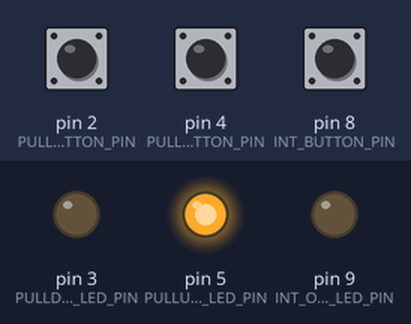
Bench run of a sketch on a simulated Arduino Uno, built with avr-gcc and run on an emulated ATmega328P. Parts: output pins drawn as LEDs (lit = HIGH). The inputs (shaded band) are chosen by the test bench; at power-on: pin 2 (PULLDOWN_BUTTON_PIN) LOW, pin 4 (PULLUP_BUTTON_PIN) LOW, pin 8 (INT_BUTTON_PIN) HIGH.

Above: at 1.2 s.
1.3 s: pin 2 (PULLDOWN_BUTTON_PIN) pulled HIGH for 0.15 s
At 1.39 s:
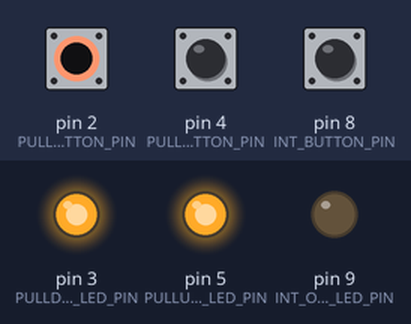
2.9 s: pin 4 (PULLUP_BUTTON_PIN) pulled HIGH for 0.15 s
At 2.98 s:
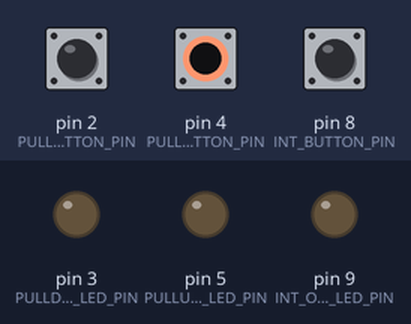
4.5 s: pin 8 (INT_BUTTON_PIN) pulled LOW for 0.15 s
At 4.57 s:
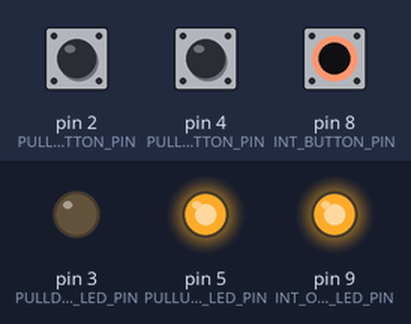
6.1 s: pin 8 (INT_BUTTON_PIN) pulled LOW for 3.2 s
At 9.6 s:
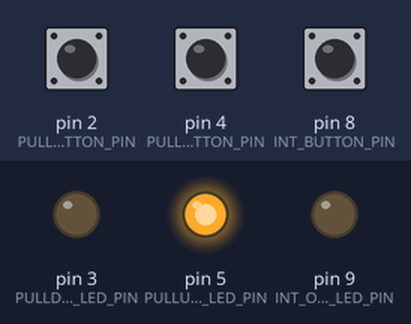
10.8 s: pin 2 (PULLDOWN_BUTTON_PIN) pulled HIGH for 3.2 s
At 12.0 s:
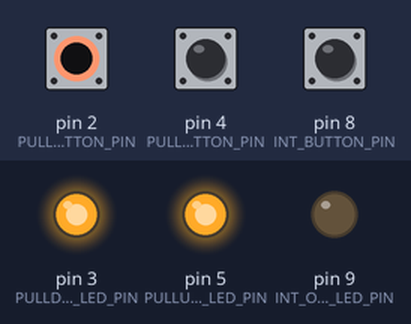
15.5 s: pin 2 (PULLDOWN_BUTTON_PIN) driven HIGH and pin 4 (PULLUP_BUTTON_PIN) driven HIGH
At 16.1 s:
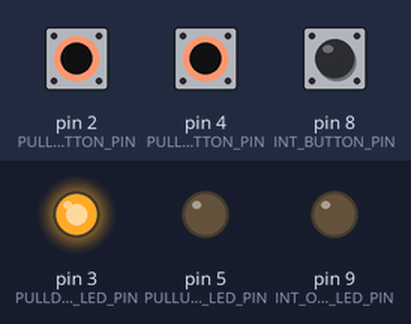
Timing chart, 0 to 18.0 s (numbered marks = the images above; inputs shaded):
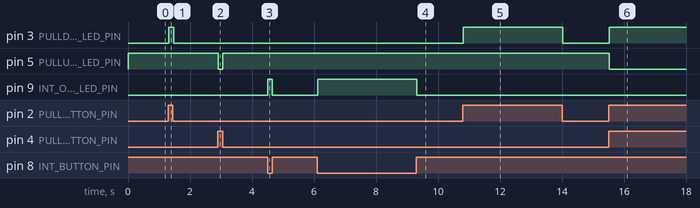

Measured:
- after the input at 1.3 s, pin 3 (PULLDOWN_OUTPUT_LED_PIN): LOW → HIGH at once, → LOW 0.15 s later
- after the input at 2.9 s, pin 5 (PULLUP_OUTPUT_LED_PIN): HIGH → LOW at once, → HIGH 0.15 s later
- after the input at 4.5 s, pin 9 (INT_OUTPUT_LED_PIN): LOW → HIGH at once, → LOW 0.15 s later
- after the input at 6.1 s, pin 9 (INT_OUTPUT_LED_PIN): LOW → HIGH at once, → LOW 3.2 s later
- after the input at 10.8 s, pin 3 (PULLDOWN_OUTPUT_LED_PIN): LOW → HIGH at once, → LOW 3.2 s later
- after the input at 15.5 s, pin 3 (PULLDOWN_OUTPUT_LED_PIN): LOW → HIGH at once; pin 5 (PULLUP_OUTPUT_LED_PIN): HIGH → LOW at once

The sketch:

w4l1.ino
```cpp
const int PULLDOWN_BUTTON_PIN = 2;
const int PULLDOWN_OUTPUT_LED_PIN = 3;

const int PULLUP_BUTTON_PIN = 4;
const int PULLUP_OUTPUT_LED_PIN = 5;

const int INT_BUTTON_PIN = 8;
const int INT_OUTPUT_LED_PIN = 9;

void setup() {
  pinMode(PULLDOWN_BUTTON_PIN, INPUT);
  pinMode(PULLDOWN_OUTPUT_LED_PIN, OUTPUT);

  pinMode(PULLUP_BUTTON_PIN, INPUT);
  pinMode(PULLUP_OUTPUT_LED_PIN, OUTPUT);

  pinMode(INT_BUTTON_PIN, INPUT_PULLUP);
  pinMode(INT_OUTPUT_LED_PIN, OUTPUT);

  Serial.begin(9600);
}

void loop() {
  int pulldownButtonState = digitalRead(PULLDOWN_BUTTON_PIN);
  digitalWrite(PULLDOWN_OUTPUT_LED_PIN, pulldownButtonState);

  int pullupButtonState = !(digitalRead(PULLUP_BUTTON_PIN));
  digitalWrite(PULLUP_OUTPUT_LED_PIN, pullupButtonState);

  int internalButtonState = !(digitalRead(INT_BUTTON_PIN));
  digitalWrite(INT_OUTPUT_LED_PIN, internalButtonState);

  delay(30);
}
```
